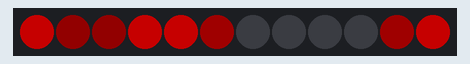
Simulated run of this sketch. Board: Arduino Uno, built with avr-gcc and run on an emulated ATmega328P. Parts: 12 RGB LEDs in strip order, left to right. Dim RGB values are drawn brighter than linear.

Above: at 4.15 s.
At 17.7 s:
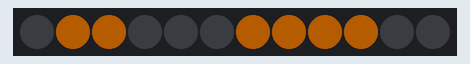
At 21.7 s:
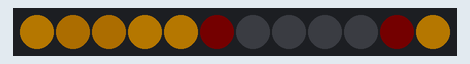
At 26.02 s:
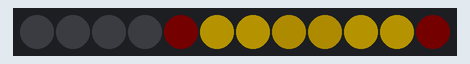
At 30.64 s:
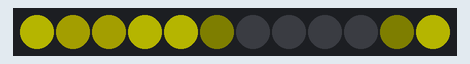
At 39.57 s:
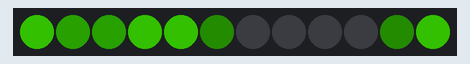

The sketch:

berkano_kelley.ino
```cpp
//cycles entire set through the rainbow

#include <FastLED.h>
// Variable definitions start here

// How many leds are in the strip?
#define NUM_LEDS 12

// Data pin that led data will be written out over
#define DATA_PIN 11

// This is an array of leds.  One item for each led in your strip.
CRGB leds[NUM_LEDS];

int F16pos = 0;
byte F16delta = 1;
byte Width = 3; // width of line
unsigned int InterframeDelay = 30; //ms

// starting hue
uint16_t Fhue16 = 64;

// logical order arrays

// start of logical array one
int logical_array_one_start = 2; //the range of this variable is 0 to NUM_LEDS-1

//int logical_array_one[NUM_LEDS/2] = {2,3,4,5,6,7};
int logical_array_one[NUM_LEDS/2];
// int logical_array_two[NUM_LEDS/2] = {1,0,11,10,9,8};
int logical_array_two[NUM_LEDS/2];

// ***********************************************************************************************************
// *
// *                            Power Up Init.
// *
// *
// ***********************************************************************************************************
void setup() {

	// sanity check delay - allows reprogramming if accidently blowing power w/leds
	delay(3000);

	// Change this line as needed to match the LED string type, control chip and color sequence
	FastLED.addLeds<TM1803, DATA_PIN, GBR>(leds, NUM_LEDS); // RadioShack LED String

	// turn off all leds
	FastLED.setBrightness(96);
	fill_solid ( &(leds[0]), NUM_LEDS, CRGB::Black);
	FastLED.show();
	delay (1000);
	build_logical_arrays(logical_array_one_start);


}

// ***********************************************************************************************************
// *
// *                            Main Loop
// *
// *
// ***********************************************************************************************************
void loop()
{
	// Update the "Fraction Bar" by 1/16th pixel every time
	F16pos += F16delta;

	// wrap around at end
	// remember that F16pos contains position in "16ths of a pixel"
	// so the 'end of the strip' is ((NUM_LEDS/2) * 16)
	if( F16pos >= ((NUM_LEDS/2) * 16)) {
		F16pos -= ((NUM_LEDS/2) * 16);
	}


	// Draw everything:
	// clear the pixel buffer
	memset8( leds, 0, NUM_LEDS * sizeof(CRGB));

	// advance to the next hue
	Fhue16 = Fhue16 + 19;

	// draw the Fractional Bar, length=4px
	drawFractionalBar( F16pos, Width, Fhue16 / 256);

	FastLED.show();
	#if defined(FASTLED_VERSION) && (FASTLED_VERSION >= 2001000)
	FastLED.delay(InterframeDelay);
	#else
	delay(InterframeDelay);
	#endif
}


void drawFractionalBar( int pos16, int width, uint8_t hue)
{
	int i = pos16 / 16; // convert from pos to raw pixel number
	uint8_t frac = pos16 & 0x0F; // extract the 'factional' part of the position

	// brightness of the first pixel in the bar is 1.0 - (fractional part of position)
	// e.g., if the light bar starts drawing at pixel "57.9", then
	// pixel #57 should only be lit at 10% brightness, because only 1/10th of it
	// is "in" the light bar:
	//
	//                       57.9 . . . . . . . . . . . . . . . . . 61.9
	//                        v                                      v
	//  ---+---56----+---57----+---58----+---59----+---60----+---61----+---62---->
	//     |         |        X|XXXXXXXXX|XXXXXXXXX|XXXXXXXXX|XXXXXXXX |
	//  ---+---------+---------+---------+---------+---------+---------+--------->
	//                   10%       100%      100%      100%      90%
	//
	// the fraction we get is in 16ths and needs to be converted to 256ths,
	// so we multiply by 16.  We subtract from 255 because we want a high
	// fraction (e.g. 0.9) to turn into a low brightness (e.g. 0.1)
	uint8_t firstpixelbrightness = 255 - (frac * 16);

	// if the bar is of integer length, the last pixel's brightness is the
	// reverse of the first pixel's; see illustration above.
	uint8_t lastpixelbrightness  = 255 - firstpixelbrightness;

	// For a bar of width "N", the code has to consider "N+1" pixel positions,
	// which is why the "<= width" below instead of "< width".

	uint8_t bright;
	for( int n = 0; n <= width; n++) {
		if( n == 0) {
			// first pixel in the bar
			bright = firstpixelbrightness;
			} else if( n == width ) {
			// last pixel in the bar
			bright = lastpixelbrightness;
			} else {
			// middle pixels
			bright = 255;
		}

		leds[logical_array_one[i]] += CHSV( hue, 255, bright);
		leds[logical_array_two[i]] += CHSV( hue, 255, bright);
		//    leds[i] += CHSV( hue, 255, bright);
		i++;
		if( i == NUM_LEDS/2) i = 0; // wrap around
	}
}

void build_logical_arrays(int _startPosition){
	// build logical arrays
	int logical_array_one_position = _startPosition;
	int logical_array_two_position = _startPosition-1;
	for (int a = 0;a <= (NUM_LEDS/2); a++){
		if (logical_array_one_position > NUM_LEDS-1)
		{logical_array_one_position=logical_array_one_position-NUM_LEDS;
		}
		if (logical_array_two_position < 0)
		{logical_array_two_position=logical_array_two_position+NUM_LEDS;
		}
		logical_array_one[a]=logical_array_one_position;
		logical_array_two[a]=logical_array_two_position;
		logical_array_one_position++;
		logical_array_two_position--;
	}
	logical_array_one[0]=_startPosition; //without this line, position 0 in array 1 does not display anything.
	//there is some sort of a problem in the for loop above that must be writing bad data to logical_array_one[0].

}
```
